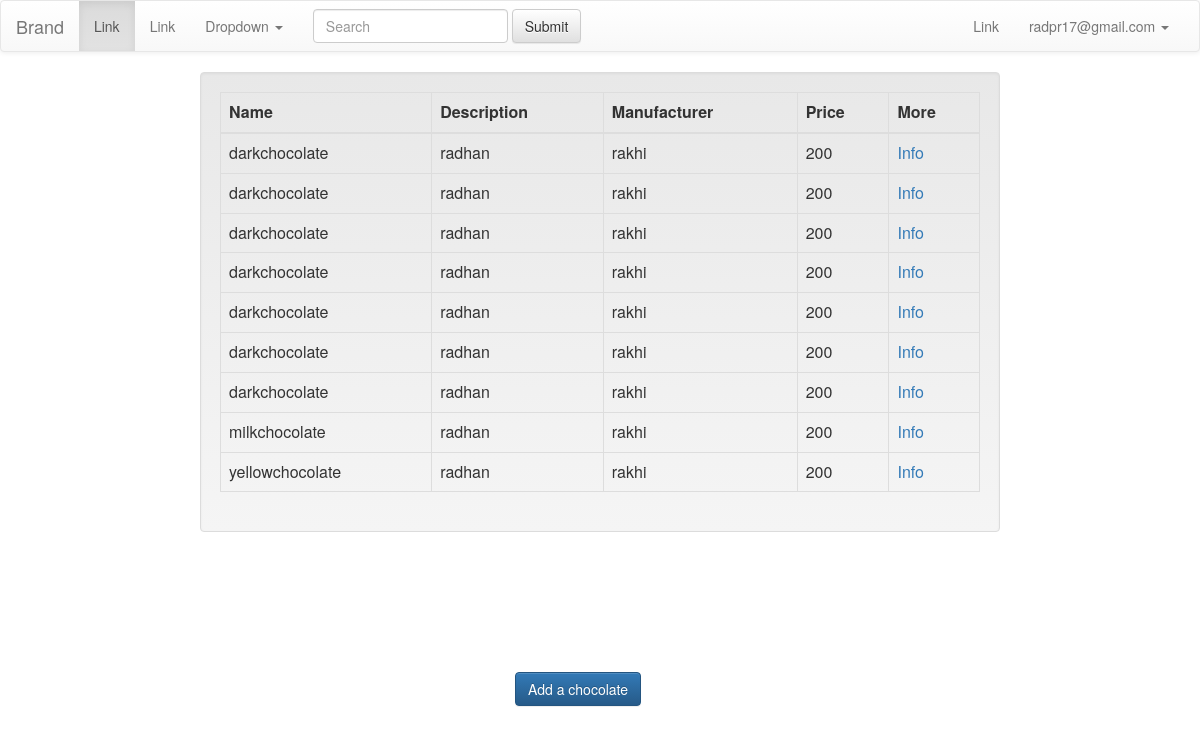
Screenshot of / (signed in) with the database file from the repository.
### register/models.py (models this page shows, shortened)
class User(AbstractBaseUser):
    user_id = models.AutoField(primary_key=True)
    user_first_name = models.CharField(_('First Name'), max_length=32, blank=True, null=True,
                                       validators=[RegexValidator(regex='^[A-Za-z]*$')])
    user_last_name = models.CharField(_('Last Name'), max_length=32, blank=True, null=True,
                                      validators=[RegexValidator(regex='^[A-Za-z]*$')])
    email = models.EmailField(_('Email'), db_index=True, unique=True)
    user_dob = models.DateField(_('Birth Date'), blank=True, null=True)
    user_gender = models.CharField(_('Gender'), max_length=1, choices=GENDER, blank=True, null=True)
    user_github = models.CharField(_('Github Profile'),max_length=100,blank=True )
    user_linkedin = models.CharField(_('Linkedin Profile'),max_length=100,blank=True )
    user_bio = models.CharField(_('Short Bio'), max_length=1000,blank=True )
    user_occupation = models.CharField(_('Occupation'), max_length=100,blank=True )
    user_nationality = models.CharField(_('Nationality'), max_length=100,blank=True )
    date_joined = models.DateTimeField(auto_now_add=True)
    username = models.CharField(_('username'), max_length=32, blank=False, unique=True)
    is_active = models.BooleanField(default=True)
    is_admin = models.BooleanField(default=False)
    objects = MyUserManager()
    USERNAME_FIELD = 'email'
    REQUIRED_FIELDS = ['username']

class Chocolate(models.Model):
    id = models.AutoField(primary_key=True)
    name = models.CharField(_('Chocolate Name'),max_length=100,blank=True )
    description = models.CharField(_('Chocolate Description'),max_length=1000,blank=True )
    manufacturer = models.CharField(_('Chocolate Manufacturer'),max_length=100,blank=True )
    price = models.IntegerField(_('Chocolate Price'),
                                validators=[MaxValueValidator(1000), MinValueValidator(0)],
                                help_text=_('4 digits maximum'), blank=True, null=True)

### register/views.py (the view)
# urls.py: 2. Add a URL to urlpatterns:  url(r'^$', Home.as_view(), name='home')
class Home(ListView):
    template_name="index.html"
    def get_queryset(self):
        return Chocolate.objects.all()

### register/templates/index.html
{%  extends 'base.html' %}
{%  block body %}
    <div class="col-md-8 col-md-offset-2 well">
        <table class="table table-hover table-bordered table-responsive">
            <thead>
            <tr>
                <th>
                    Name
                </th>
                <th>
                    Description
                </th>
                <th>
                    Manufacturer
                </th>
                <th>
                    Price
                </th>
                <th>
                    More
                </th>
            </tr>
            </thead>
            <tbody>
            {% for item in object_list %}
                <tr>
                    <td> {{ item.name }} </td>
                    <td> {{ item.description }}</td>
                    <td> {{ item.manufacturer }}</td>
                    <td> {{ item.price }}</td>
                    <td> <a href="{% url 'chocolate_info' item.id %}">Info</a> </td>
                </tr>
            {% endfor %}
            </tbody>
        </table>
    </div>
    {%  if request.user.is_anonymous %}
        Nothing here
    {%   else %}
        <div class="col-md-6 col-md-offset-5" style="padding-top: 10%";>
            <a href="{%  url  'add_chocolate' %}">
                <button class="btn btn-primary">Add a chocolate</button>
            </a>
        </div>
    {% endif %}
{%  endblock body %}

### register/templates/navbar.html (shortened to what this page needs)
<nav class="navbar navbar-default">
    <div class="container-fluid">
        <div class="navbar-header">
            <a class="navbar-brand" href="#">Brand</a>
        </div>
        <div class="collapse navbar-collapse" id="bs-example-navbar-collapse-1">
            <ul class="nav navbar-nav">
                <li class="active"><a href="#">Link <span class="sr-only">(current)</span></a></li>
                <li><a href="#">Link</a></li>
                <li class="dropdown">
                    <a href="#" class="dropdown-toggle" data-toggle="dropdown" role="button" aria-haspopup="true" aria-expanded="false">Dropdown <span class="caret"></span></a>
                </li>
            </ul>
            <form class="navbar-form navbar-left" role="search">
                <div class="form-group">
                    <input type="text" class="form-control" placeholder="Search">
                </div>
                <button type="submit" class="btn btn-default">Submit</button>
            </form>
            <ul class="nav navbar-nav navbar-right">
                <li><a href="#">Link</a></li>
                {% if user.is_anonymous %}
                    <li class="dropdown">
                        <a href="#" class="dropdown-toggle" data-toggle="dropdown" role="button" aria-haspopup="true" aria-expanded="false">Join<span class="caret"></span></a>
                        <ul class="dropdown-menu">
                            <li><a href=" {% url 'register_user' %}">Sign Up</a></li>
                            <li><a href="{% url 'login' %}">Sign In</a></li>                </ul>
                    </li>
                {% else %}
                    <li class="dropdown">
                        <a href="#" class="dropdown-toggle" data-toggle="dropdown" role="button" aria-haspopup="true" aria-expanded="false">                    {% if request.user.user_first_name %}
                            {{ request.user.user_first_name }}
                        {% elif request.user.username %}
                            {{ request.user.username }}
                        {% else %}
                            {{ request.user.email }}
                        {% endif %}
                            <span class="caret"></span></a>
                    </li>
                    </div>
                {% endif %}
    </div>
</nav>

### rows the page displays
User: user.email "radpr17@gmail.com"
Chocolate: name "darkchocolate", description "radhan", manufacturer "rakhi", price "200"
Chocolate: name "darkchocolate", description "radhan", manufacturer "rakhi", price "200"
Chocolate: name "darkchocolate", description "radhan", manufacturer "rakhi", price "200"
Chocolate: name "darkchocolate", description "radhan", manufacturer "rakhi", price "200"
Chocolate: name "darkchocolate", description "radhan", manufacturer "rakhi", price "200"
Chocolate: name "darkchocolate", description "radhan", manufacturer "rakhi", price "200"
Chocolate: name "darkchocolate", description "radhan", manufacturer "rakhi", price "200"
Chocolate: name "milkchocolate", description "radhan", manufacturer "rakhi", price "200"
Chocolate: name "yellowchocolate", description "radhan", manufacturer "rakhi", price "200"
